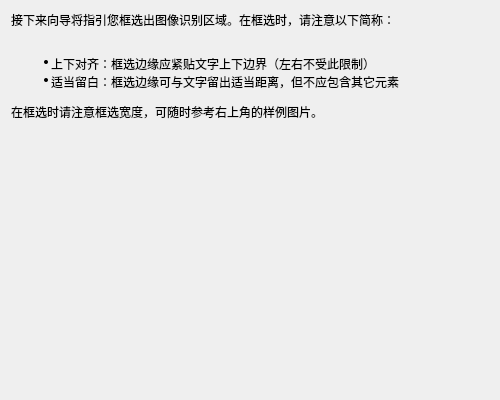
<?xml version="1.0" encoding="UTF-8"?>
<ui version="4.0">
 <class>Crop_Introduction</class>
 <widget class="QWidget" name="Crop_Introduction">
  <property name="geometry">
   <rect>
    <x>0</x>
    <y>0</y>
    <width>500</width>
    <height>400</height>
   </rect>
  </property>
  <property name="windowTitle">
   <string notr="true">CropIntroduction</string>
  </property>
  <layout class="QVBoxLayout" name="verticalLayout">
   <item>
    <widget class="QLabel" name="label">
     <property name="text">
      <string>接下来向导将指引您框选出图像识别区域。在框选时，请注意以下简称：&lt;br&gt;
&lt;ul&gt;
  &lt;li&gt;上下对齐：框选边缘应紧贴文字上下边界（左右不受此限制）&lt;/li&gt;
  &lt;li&gt;适当留白：框选边缘可与文字留出适当距离，但不应包含其它元素&lt;/li&gt;
&lt;/ul&gt;
在框选时请注意框选宽度，可随时参考右上角的样例图片。</string>
     </property>
     <property name="alignment">
      <set>Qt::AlignLeading|Qt::AlignLeft|Qt::AlignTop</set>
     </property>
    </widget>
   </item>
  </layout>
 </widget>
 <resources/>
 <connections/>
</ui>
